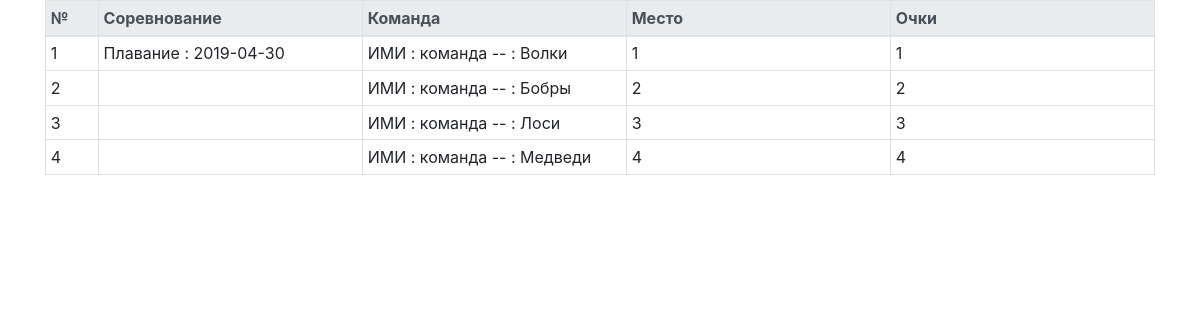
The page /CM/teamresult/10 on the database its author committed.
### sport/models.py (models this page shows, shortened)
class TeamResult(models.Model):
    points = models.PositiveIntegerField(verbose_name = "Очки", null=True, blank=True)
    competition = models.ForeignKey(Competition, verbose_name = "Соревнование", db_index = True, on_delete=models.CASCADE)
    result = models.PositiveIntegerField(verbose_name= "Место", null=True, blank=True)
    team = models.ForeignKey(Team, verbose_name="Команда", db_index=True, on_delete=models.CASCADE)

class Competition(models.Model):
    date = models.DateField(verbose_name = "Дата соревнования", default=datetime.date.today())
    place = models.ForeignKey(Place, verbose_name = "Место проведения", null = True, blank = True, on_delete = models.CASCADE)
    sport = models.ForeignKey(Sport, verbose_name = "Вид Спорта", db_index = True, on_delete = models.CASCADE)
    result = models.BooleanField(verbose_name="Проведено", default = False)
    def __str__(self):
        return self.sport.name + ' : ' + str(self.date)

class Sport(models.Model):
    type = models.CharField(choices=SportType, verbose_name="Тип спорта", max_length=10)
    name = models.CharField(verbose_name="Вид спорта", max_length=200, db_index=True)
    class Meta:
        ordering = ['name']
        verbose_name = "вид спорта"
        verbose_name_plural = "виды спорта"

class Team(models.Model):
    competition = models.ForeignKey(Sport, verbose_name="Вид Спорта", db_index=True, on_delete=models.CASCADE)
    organization = models.ForeignKey(Department, verbose_name="Организация", db_index=True, on_delete=models.CASCADE)
    name = models.CharField(max_length=100, verbose_name= "Название команды", unique=True)
    not_resultable = models.BooleanField(verbose_name='Вне зачета', default=False)

class Department(models.Model):
    name = models.CharField(max_length=100, verbose_name="Организация", db_index=True)

### sport/views.py (the view)
# urls.py: path('teamresult/<int:competition_id>', views.result_team, name="teamresult"), # Результаты соревнования
def result_team(request, competition_id):
    teamRes = TeamResult.objects.filter(competition__id = competition_id).order_by('result')
    context = {
        'teamRes': teamRes,
    }
    return render(request, 'sport/ResultTeam.html', context)

### sport/models.py (called while the page is built)
    def __str__(self):
        return self.organization.name + ' : команда -- : ' + self.name

### sport/template/sport/ResultTeam.html (shortened to what this page needs)
<!DOCTYPE html>
<html lang="en">
<head>
    <link rel="stylesheet" href="https://stackpath.bootstrapcdn.com/bootstrap/4.3.1/css/bootstrap.min.css">
</head>
<body class="container">
        <div>
            <table class="table table-hover table-bordered table-sm table-justified">
                <thead class="active thead-light">
                        <th class="table-warning" style="width: 4%">№</th>
                        <th style="width: 20%">Соревнование</th>
                        <th style="width: 20%">Команда</th>
                        <th style="width: 20%">Место</th>
                        <th style="width: 20%">Очки</th>
                </thead>
                <tbody>
                    {% for t in teamRes %}
                    <tr>
                            <td>{{ forloop.counter }}</td>
                            {% ifchanged %}<td>{{t.competition}}</td>{% else %}<td></td>{% endifchanged %}
                                <td>{{t.team}}</td>
                                <td>{{t.result}} </td>
                                <td>{{t.points}}</td>
                    </tr>
                    {% endfor %}
                </tbody>
            </table>
        </div>
</body>
</html>

### rows shown on the page
TeamResult: competition "Плавание : 2019-04-30", team "ИМИ : команда -- : Волки", result "1", points "1"
TeamResult: team "ИМИ : команда -- : Бобры", result "2", points "2"
TeamResult: team "ИМИ : команда -- : Лоси", result "3", points "3"
TeamResult: team "ИМИ : команда -- : Медведи", result "4", points "4"
